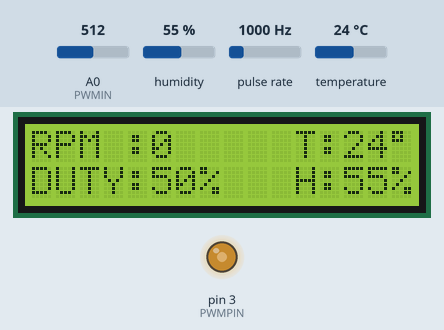
Recording of a sketch running on a simulated Arduino Uno, built with avr-gcc and run on an emulated ATmega328P. Shown: 16×2 character LCD, output pins drawn as LEDs (lit = HIGH). Wiring (inferred from the names in the program): pulse sensor: data pin 2. The inputs (shaded band) are chosen by the test bench; at power-on: A0 (PWMIN) = 512, humidity 55 %, pulse rate 1000 Hz, temperature 24 °C. What the sketch prints to the serial monitor is not drawn.

Above: at 1.2 s.
1.3 s: A0 (PWMIN) set to 30
At 2.5 s:
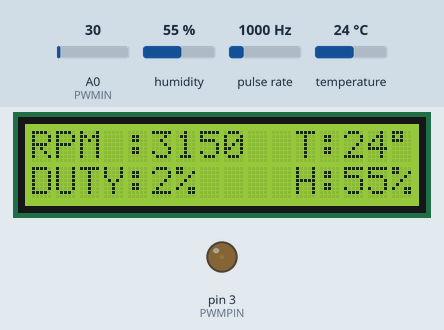
4.3 s: A0 (PWMIN) set to 716
At 5.4 s:
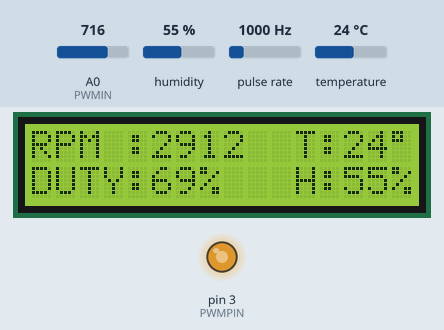
7.3 s: A0 (PWMIN) set to 1010
At 9.5 s:
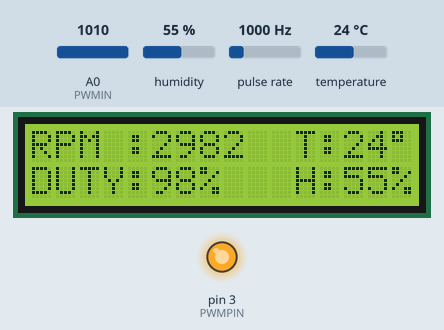
10.3 s: humidity set to 22 %
At 11.2 s:
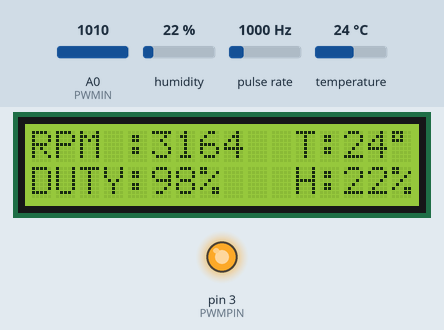
11.8 s: pulse rate (sensor on pin 2) set to 100 Hz
At 13.6 s:
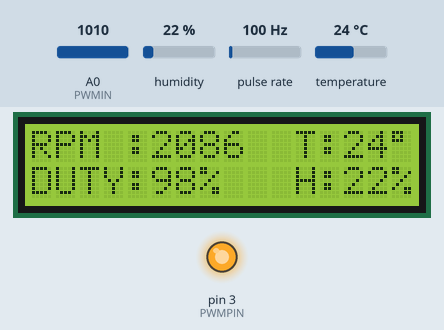
14.8 s: temperature set to 12 °C
At 15.6 s:
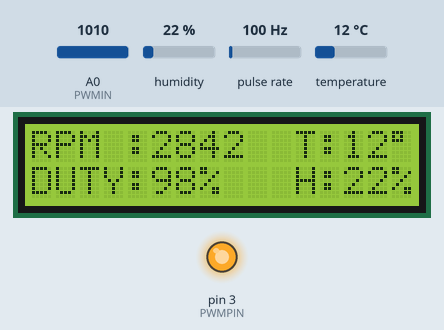
Timing chart, 0 to 17.3 s (numbered marks = the images above; inputs shaded):
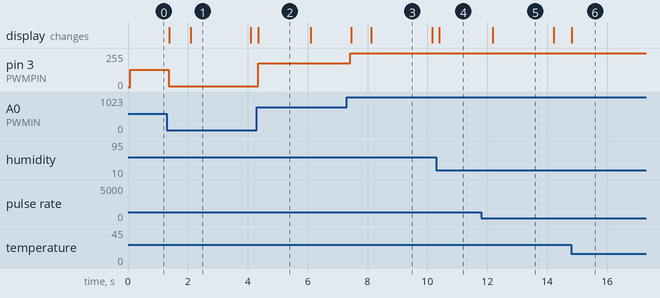

The sketch:

chamber_controller.ino
```cpp
// include the library code:
#include <LiquidCrystal.h>

// initialize the library by associating any needed LCD interface pin
// with the arduino pin number it is connected to
const int rs = 8, en = 9, d4 = 7, d5 = 12, d6 = 11, d7 = 10;
LiquidCrystal lcd(rs, en, d4, d5, d6, d7);

#include <Adafruit_Sensor.h>
#include <DHT.h>
#include <DHT_U.h>

#define DHTPIN A1     // Digital pin connected to the DHT sensor
#define DHTTYPE    DHT11     // DHT 11

DHT_Unified dht(DHTPIN, DHTTYPE);

int PWM_INPUT;
#define PWMIN A0
#define PWMPIN 3

#define TACHPIN 2
unsigned int RPM;
volatile byte PULSES;
unsigned long TIMEOLD;
unsigned int PULSESRT = 1;

void COUNTER() {
  PULSES++;
}

void setup() {
  // set up the LCD's number of columns and rows:
  lcd.begin(16, 2);
  // Print a message to the LCD.
//  lcd.print("hello, world!");

  Serial.begin(9600);

  // Initialize temp/humidity sensor
  dht.begin();
  sensor_t sensor;
  dht.temperature().getSensor(&sensor);
  dht.humidity().getSensor(&sensor);

  // Initialize PWM control
  pinMode(PWMIN, INPUT);
  pinMode (PWMPIN, OUTPUT);

  // Initialize RPM read
  pinMode (TACHPIN, INPUT_PULLUP);
  attachInterrupt(digitalPinToInterrupt(TACHPIN), COUNTER, FALLING);
  PULSES = 0;
  RPM = 0;
  TIMEOLD = 0;

}

void loop() {
  // set the cursor to column 0, line 1
  // (note: line 1 is the second row, since counting begins with 0):
  //lcd.setCursor(0, 1);
  // print the number of seconds since reset:
  //lcd.print(millis() / 1000);

  sensors_event_t event;
  dht.temperature().getEvent(&event);
  if (isnan(event.temperature)) {
    Serial.println(F("Error reading temperature!"));
  }
  else {
    Serial.print(F("Temperature: "));
    Serial.print(event.temperature);
    Serial.println(F("°C"));
    lcd.setCursor(11, 0);
    lcd.print("T:");
    lcd.print(event.temperature,0);
//   lcd.setCursor(, 1);
    lcd.print ((char) 223);
//    lcd.print ("C");
  }
  // Get humidity event and print its value.
  dht.humidity().getEvent(&event);
  if (isnan(event.relative_humidity)) {
    Serial.println(F("Error reading humidity!"));
  }
  else {
    Serial.print(F("Humidity: "));
    Serial.print(event.relative_humidity);
    Serial.println(F("%"));
    lcd.setCursor(11, 1);
    lcd.print("H:");
    lcd.print(event.relative_humidity,0);
//    lcd.setCursor(15, 1);
    lcd.print ("%");
  }

  unsigned long A=analogRead(PWMIN);
  Serial.print("PWNIN = ");
  Serial.println(A);
  unsigned long DUTY = A * 100 / 1023;
  Serial.print("DUTY = ");
  Serial.print (DUTY);
  Serial.println ("%");
  lcd.setCursor(0, 1);
  lcd.print ("DUTY:");
  lcd.print (DUTY);
  lcd.print ("% ");

  unsigned long PWMOUT = A/4;
  analogWrite(PWMPIN, A/4);
  Serial.print ("PWMOUT = ");
  Serial.println (PWMOUT);

  if (millis() - TIMEOLD >= 2000) {
    detachInterrupt(digitalPinToInterrupt(TACHPIN));
    RPM = (30 * 2000 / PULSESRT /2  ) / (millis() - TIMEOLD) * PULSES;
    TIMEOLD = millis ();
    PULSES = 0;
  }
  Serial.print ("RPM = ");
  Serial.println (RPM);
  lcd.setCursor(0,0);
  lcd.print ("RPM :");
  lcd.print (RPM);
  if ( RPM >= 1000) {  lcd.print (" "); }
  else lcd.print ("  ");

  attachInterrupt(digitalPinToInterrupt(TACHPIN), COUNTER, FALLING);
//  delay (1000);
}
```

Measured:
- after the input at 1.3 s, pin 3 (PWMPIN): 128/255 → 7/255 after 0.06 s
- after the input at 4.3 s, pin 3 (PWMPIN): 7/255 → 179/255 after 0.06 s; the display: changes after 0.06 s (image 2)
- after the input at 7.3 s, pin 3 (PWMPIN): 179/255 → 252/255 after 0.12 s; the display: first changes after 0.15 s (image 3 shows a later state)
- after the input at 10.3 s, the display: changes after 0.09 s (image 4)
- after the input at 11.8 s, the display: changes after 0.39 s (image 5)
- after the input at 14.8 s, the display: changes at once (image 6)
- what the display in image 1 shows lasts 2.0 s, from 2.1 s to 4.1 s
